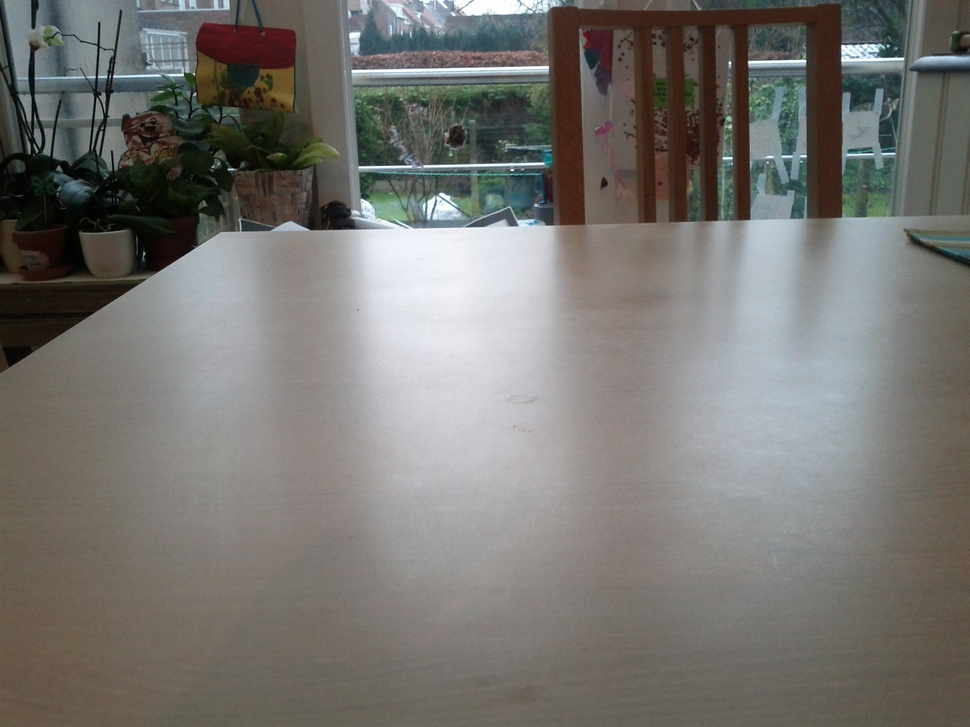
//> input picture books/Learning_OpenCV/Chapter05/exercises/coffee_cup1.jpg, 970 x 727 px, shrunk from 2560 x 1920 before the run
$ ./example6-02 ../Chapter05/exercises/coffee_cup1.jpg   (built with g++ and OpenCV 4)
//> lines starting //> are read from the running program, lines starting //| are printed output that depends on the picture
//
//Example 6-2. An affine transformation
// Usage: warp_affine <image>
//
// warp_affine <image>

#include <cv.h>
#include <highgui.h>

#define affine
#ifdef affine

int main(int argc, char** argv)
{
    CvPoint2D32f srcTri[3], dstTri[3];
    CvMat* rot_mat = cvCreateMat(2,3,CV_32FC1);
    CvMat* warp_mat = cvCreateMat(2,3,CV_32FC1);
    IplImage *src, *dst;
    if ( argc == 2 && ((src=cvLoadImage(argv[1],1)) != 0 ) )
//> src is the input picture: 727 rows x 970 cols, CV_8UC3; mean B, G, R 113.1, 116.8, 118.4
    {
        dst = cvCloneImage(src);
        dst->origin = src->origin;
        cvZero(dst);
//> dst: 727 rows x 970 cols, CV_8UC3; every value is 0

        // COMPUTE WARP MATRIX
        srcTri[0].x = 0;                 // src Top left
        srcTri[0].y = 0;
        srcTri[1].x = src->width - 1;    // src Top right
        srcTri[1].y = 0;
        srcTri[2].x = 0;                 // src Bottom left
        srcTri[2].y = src->height - 1;
        //- - - - - - - - - - - - - - -//
        dstTri[0].x = src->width*0.0;    // dst Top left
//> dstTri = 3 Points (x, y): [0, 0], [0, 0], [0, 0]
        dstTri[0].y = src->height*0.33;
        dstTri[1].x = src->width*0.85;   // dst Top right
        dstTri[1].y = src->height*0.25;
        dstTri[2].x = src->width*0.15;   // dst Bottom left
        dstTri[2].y = src->height*0.7;
        cvGetAffineTransform(srcTri, dstTri, warp_mat);
//> warp_mat = [[0.851, 0.2, 0], [-0.06, 0.371, 239.9]]
        cvWarpAffine(src, dst, warp_mat);
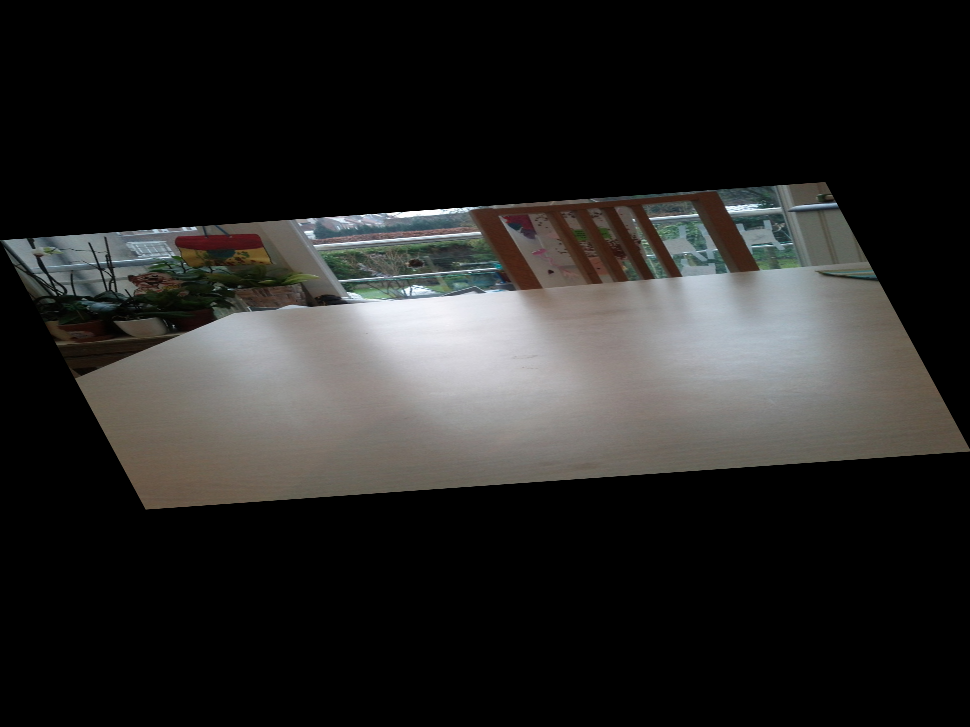
//> dst: 727 rows x 970 cols, CV_8UC3; mean B, G, R 37, 38.2, 38.8
        cvCopy(dst, src);

        // COMPUTE ROTATION MATRIX
        CvPoint2D32f center = cvPoint2D32f(src->width/2,
                                           src->height/2);
//> center = Point(485, 363)
        double angle = -50.0;
        double scale = 0.6;
        cv2DRotationMatrix(center, angle, scale, rot_mat);
        cvWarpAffine(src, dst, rot_mat);
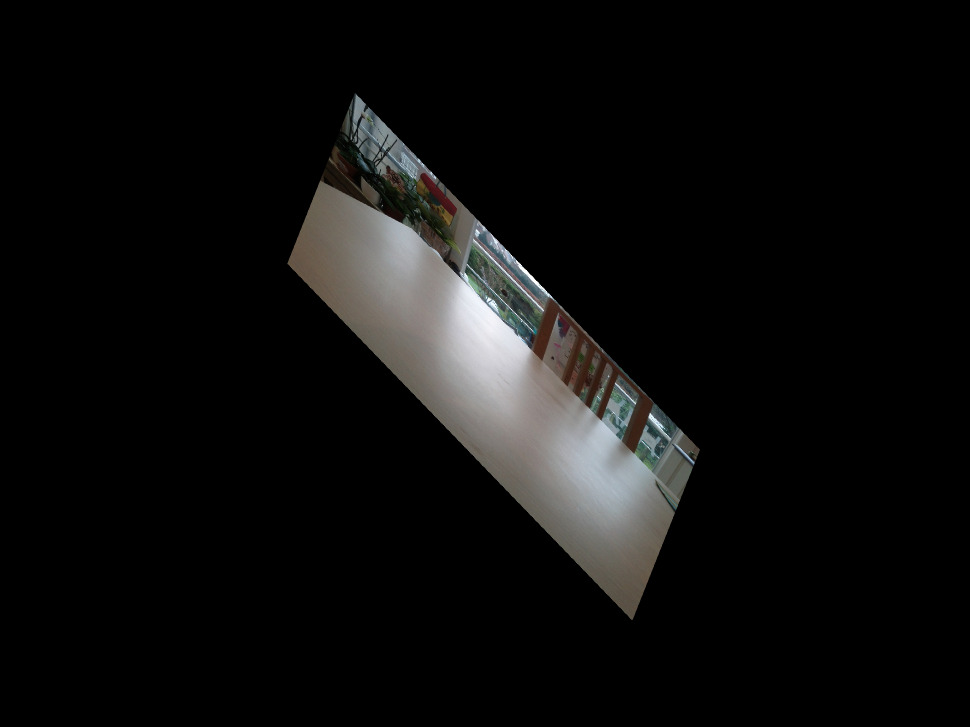
//> dst: 727 rows x 970 cols, CV_8UC3; mean B, G, R 13.3, 13.8, 14

        // DO THE TRANSFORM:
        cvNamedWindow( "Affine_Transform", 1 );
        cvShowImage( "Affine_Transform", dst );
        cvWaitKey();
    }
    cvReleaseImage(&dst);
    cvReleaseMat(&rot_mat);
    cvReleaseMat(&warp_mat);
    return 0;
}

#endif

$ run again, on books/Learning_OpenCV/Chapter05/exercises/coffee_pot2.jpg
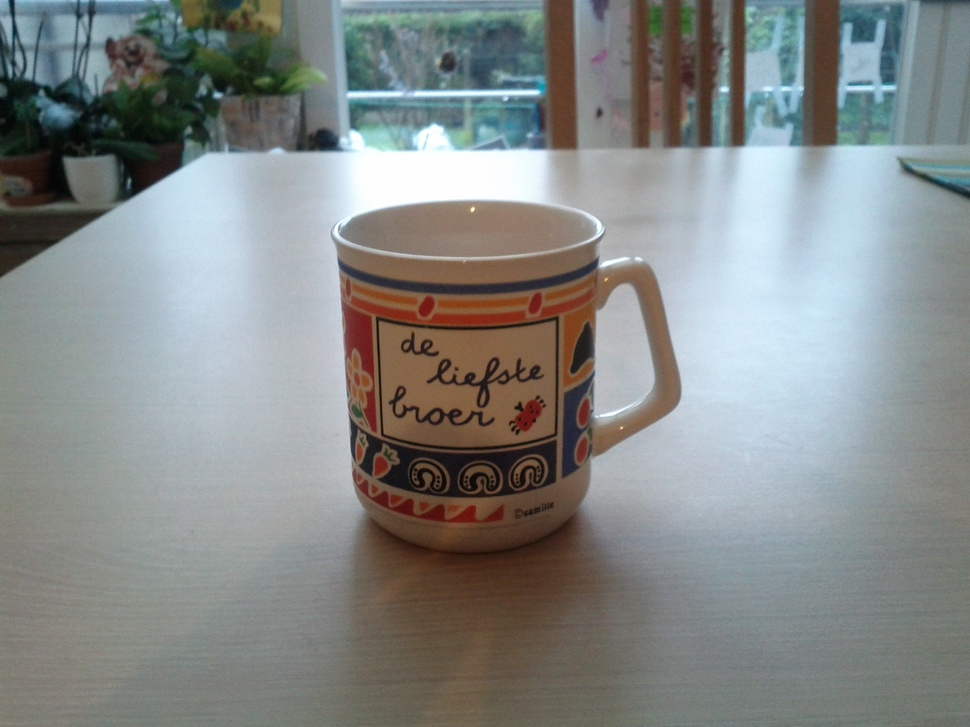
//> input picture books/Learning_OpenCV/Chapter05/exercises/coffee_pot2.jpg, 970 x 727 px, shrunk from 2560 x 1920 before the run
//> src is the input picture: 727 rows x 970 cols, CV_8UC3; mean B, G, R 135.3, 136.5, 132.6
//> `cvWarpAffine(src, dst, warp_mat);`:
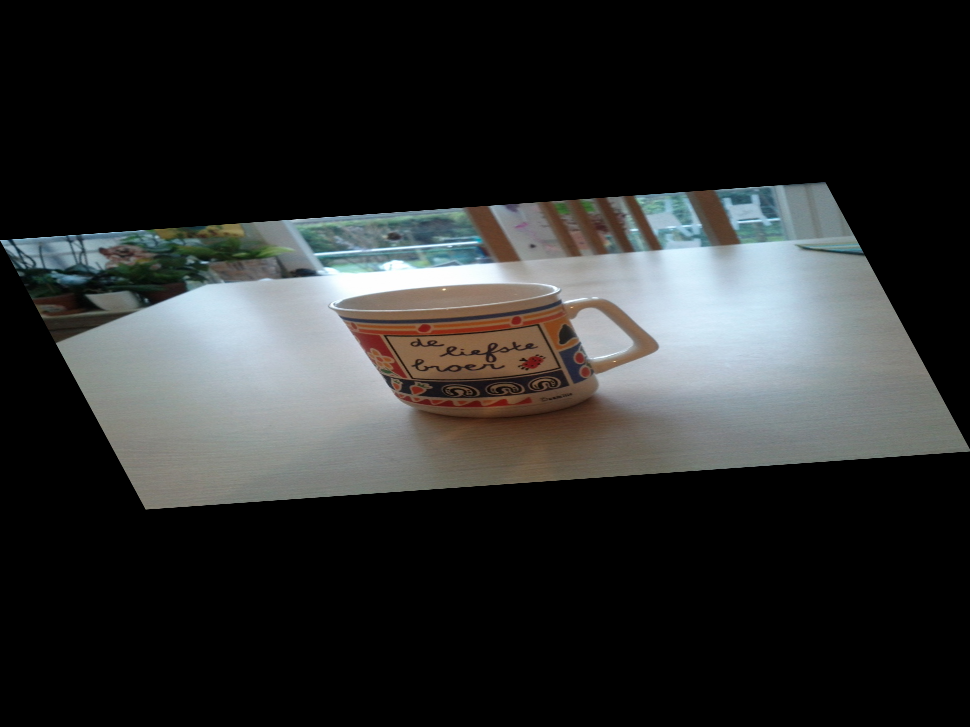
//> dst: 727 rows x 970 cols, CV_8UC3; mean B, G, R 44.3, 44.7, 43.4
//> `cvWarpAffine(src, dst, rot_mat);`:
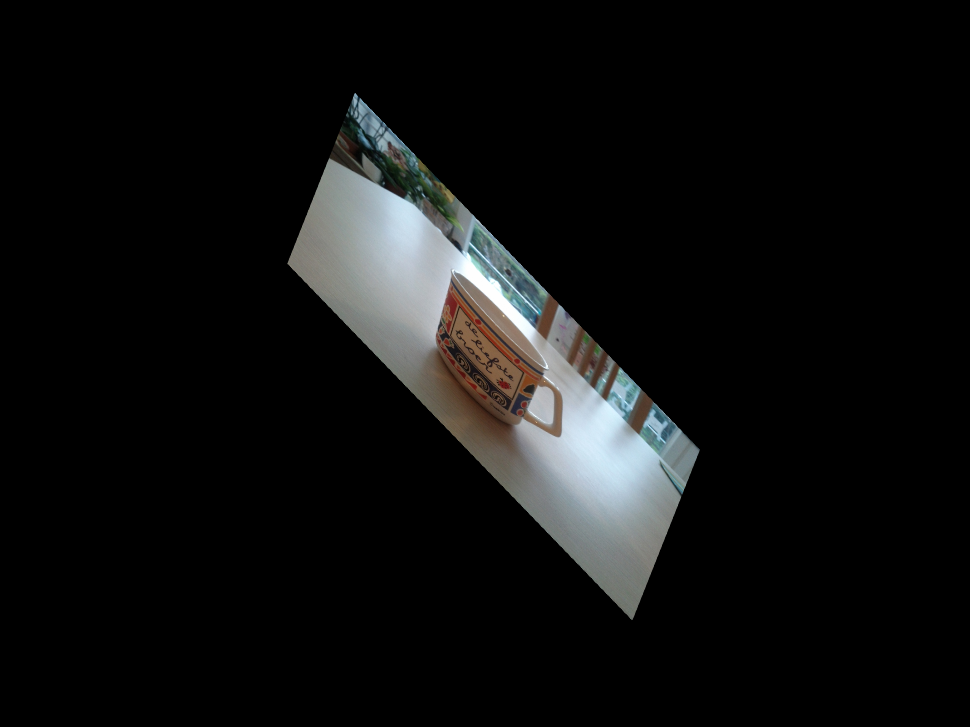
//> dst: 727 rows x 970 cols, CV_8UC3; mean B, G, R 15.9, 16.1, 15.6

$ run again, on books/Learning_OpenCV/Chapter05/exercises/exercise5-04a.jpg
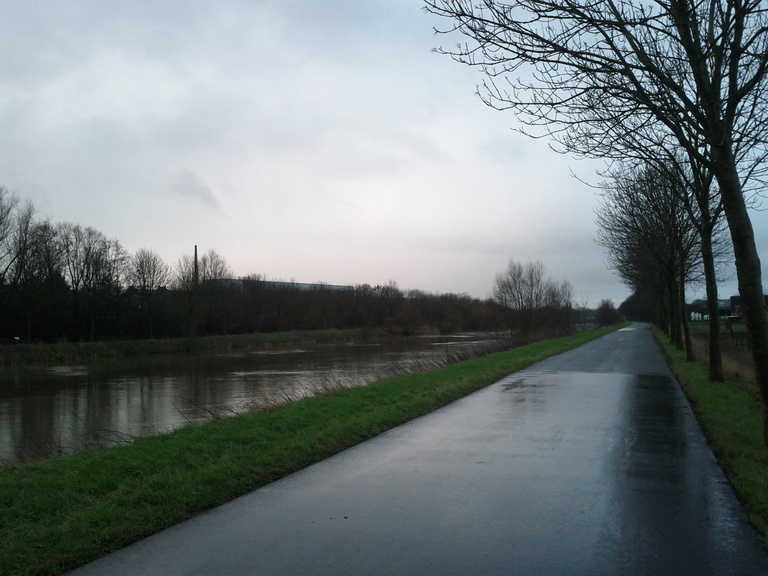
//> input picture books/Learning_OpenCV/Chapter05/exercises/exercise5-04a.jpg, 768 x 576 px
//> src is the input picture: 576 rows x 768 cols, CV_8UC3; mean B, G, R 121.4, 120.4, 111.6
//> `cvWarpAffine(src, dst, warp_mat);`:
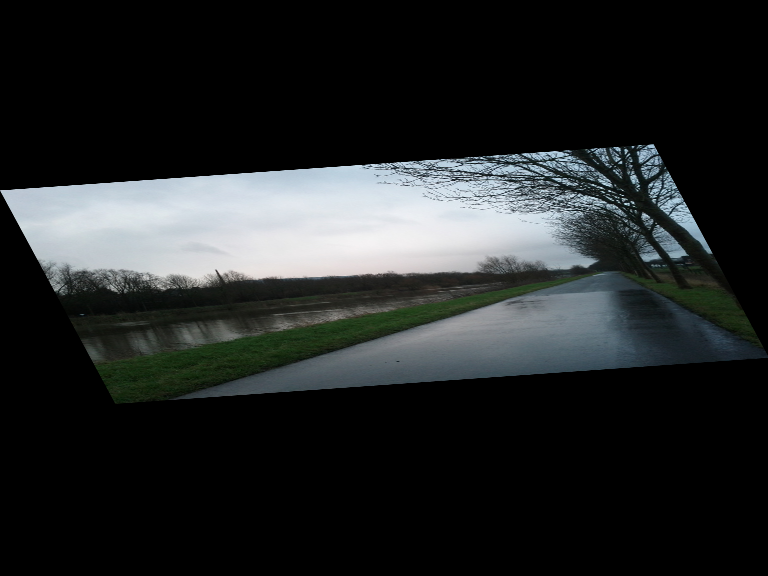
//> dst: 576 rows x 768 cols, CV_8UC3; mean B, G, R 39.8, 39.4, 36.5
//> `cvWarpAffine(src, dst, rot_mat);`:
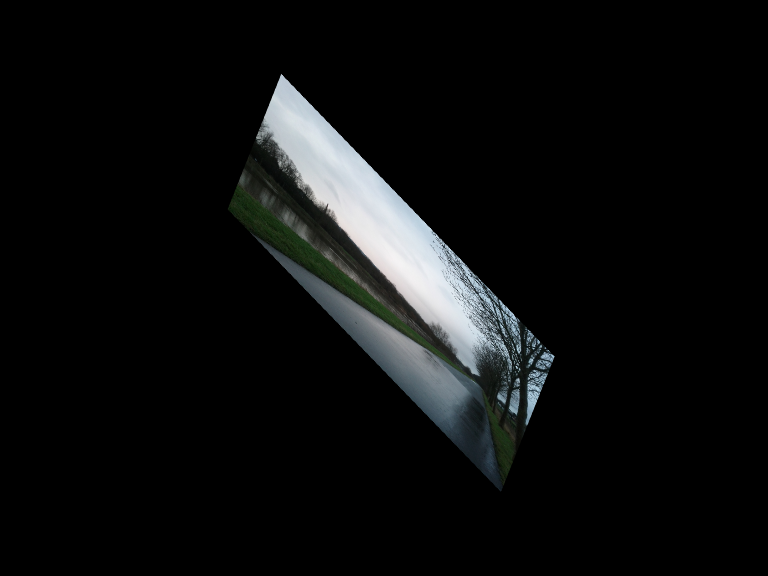
//> dst: 576 rows x 768 cols, CV_8UC3; mean B, G, R 14.3, 14.2, 13.2
